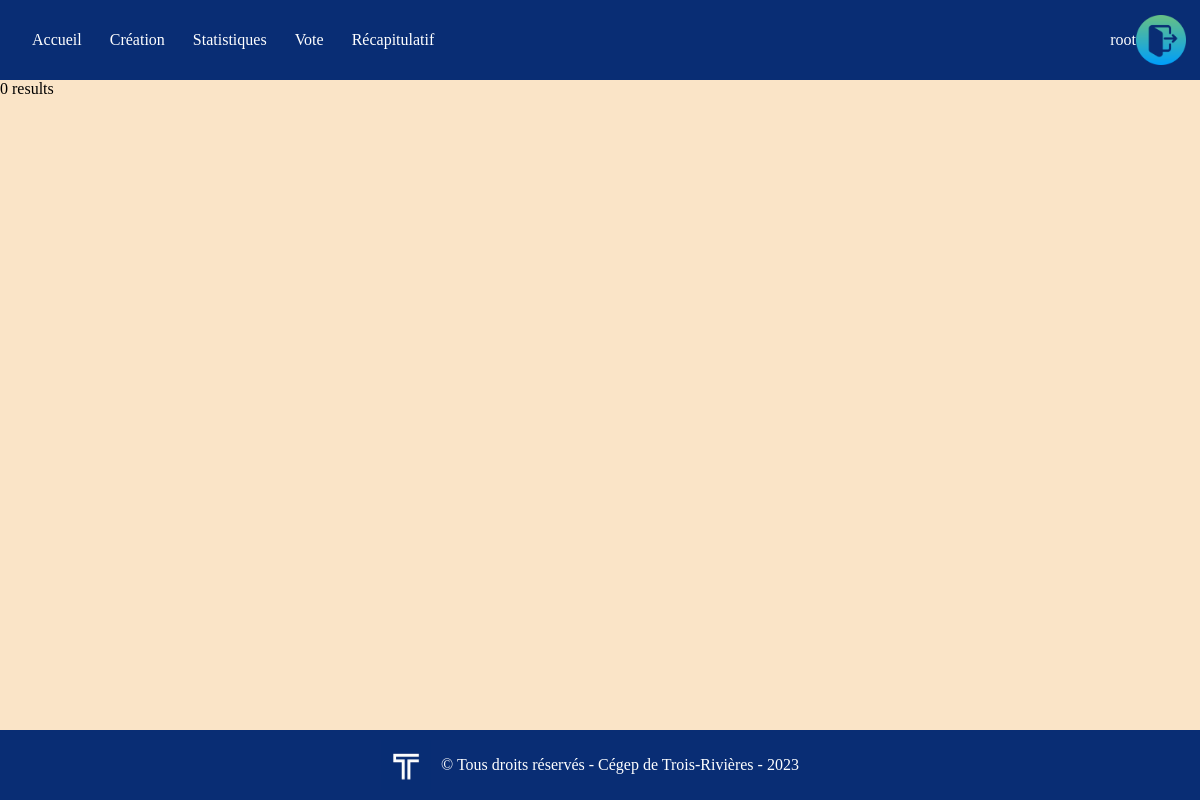
Before: /stat.php (signed in) with the older database file.
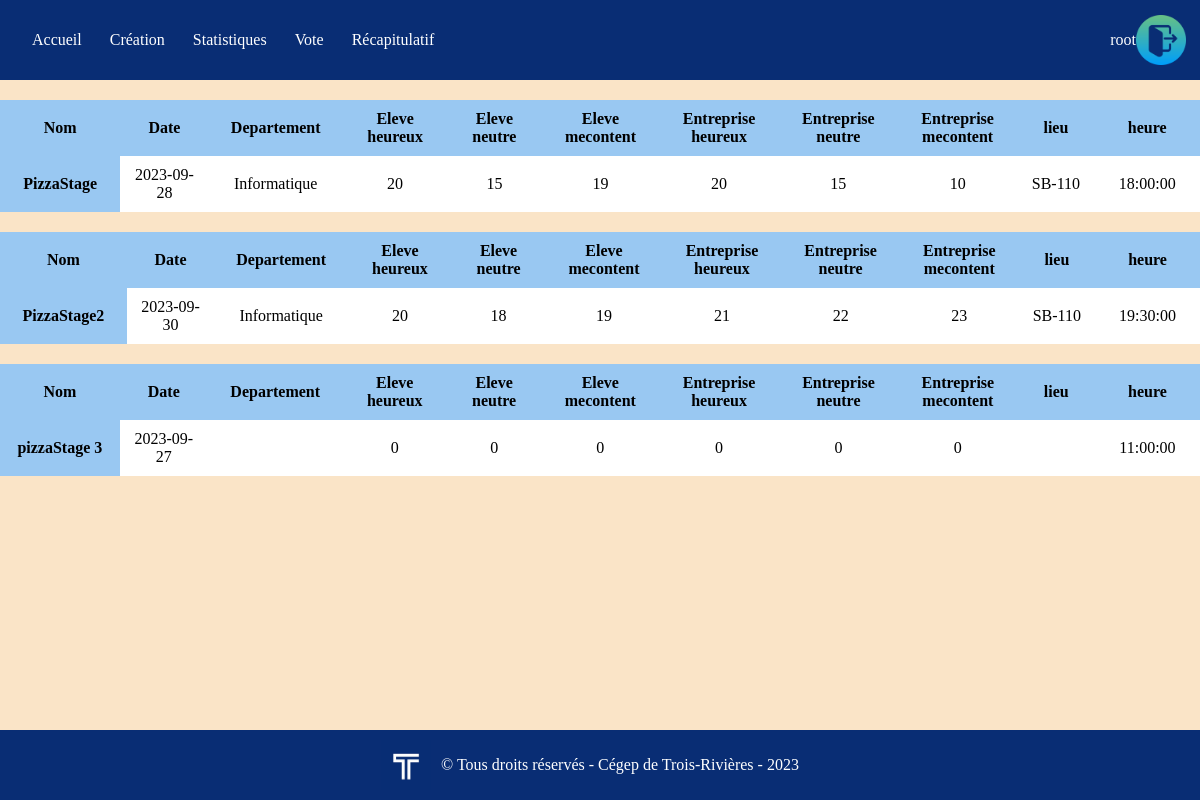
After: the same page with the newer database file.
### tables this page shows
CREATE TABLE IF NOT EXISTS `usager` (
`id` int(11) NOT NULL,
  `user` varchar(50) NOT NULL,
  `password` varchar(1000) NOT NULL
);

CREATE TABLE IF NOT EXISTS `evenement` (
`id` int(11) NOT NULL,
  `nom` varchar(120) NOT NULL,
  `date` date NOT NULL,
  `departement` varchar(120) NOT NULL,
  `heureuxEleve` int(11) NOT NULL,
  `moyenHeureuxEleve` int(11) NOT NULL,
  `pasHeureuxEleve` int(11) NOT NULL,
  `heureuxEntreprise` int(11) NOT NULL,
  `moyenHeureuxEntreprise` int(11) NOT NULL,
  `pasHeureuxEntreprise` int(11) NOT NULL,
  `lieu` varchar(250) NOT NULL,
  `Heure` time NOT NULL
);

### stat.php (the view, shortened to what this page needs)
<!DOCTYPE html>
<html lang="en">
<head>
    <link rel="stylesheet"  href="css/style.css">
</head>
<body class="bodyStat">
    <?php
     $servername="localhost";
     $username="root";
     $password="root";
     $db="intra";
     $conn = new mysqli($servername,$username,$password,$db);
     $conn->query("SET NAMES utf8");
    $sql = "SELECT user FROM usager";
    $result = $conn->query($sql);
    if($result ->num_rows>0){
        while($row=$result->fetch_assoc()){
            ?>
<nav id='menu'>
  <ul>
    <li><a href='http://localhost/intra/index.php'>Accueil</a></li>
    <li><a href='http://localhost/intra/creation.php'>Création</a></li>
    <li><a href='http://localhost/intra/stat.php'>Statistiques</a></li>
    <li><a href='http://localhost/intra/vote.php'>Vote</a></li>
    <li><a  href='http://localhost/intra/recap.php'>Récapitulatif</a>
    </li>
    <li><a class="decoContent" href='http://localhost/intra/deco.php'> <?php echo $row["user"]?>  <img src="img\se-deconnecter.png"  class="decoIcon"alt="Deco"> </a></li>
  </ul>
</nav>
<?php
   }
}else{
    echo "0 results";
}
?>
<?php
 $conn = new mysqli($servername,$username,$password,$db);
 $conn->query("SET NAMES utf8");
 $sql = "SELECT nom,date,departement,heureuxEleve,moyenHeureuxEleve,pasHeureuxEleve,heureuxEntreprise,moyenHeureuxEntreprise,pasHeureuxEntreprise,lieu,heure FROM evenement";
 $result = $conn->query($sql);
 if($result ->num_rows>0){
     while($row=$result->fetch_assoc()){
         ?>
           <table class="table " style="" >
<thead>
 <tr >
   <th scope="col" >Nom </th>
   <th scope="col">Date </th>
   <th scope="col">Departement </th>
   <th scope="col">Eleve heureux </th>
   <th scope="col">Eleve neutre </th>
   <th scope="col" >Eleve mecontent </th>
   <th scope="col">Entreprise heureux </th>
   <th scope="col">Entreprise neutre </th>
   <th scope="col">Entreprise mecontent </th>
   <th scope="col">lieu </th>
   <th scope="col">heure </th>
 </tr>
</thead>
<tbody>
 <tr>
   <th scope="row"><?php echo $row["nom"]?></th>
   <td><?php echo $row["date"]?></td>
   <td><?php echo $row["departement"]?></td>
   <td><?php echo $row["heureuxEleve"]?></td>
   <td><?php echo $row["moyenHeureuxEleve"]?></td>
   <td><?php echo $row["pasHeureuxEleve"]?></td>
   <td><?php echo $row["heureuxEntreprise"]?></td>
   <td><?php echo $row["moyenHeureuxEntreprise"]?></td>
   <td><?php echo $row["pasHeureuxEntreprise"]?></td>
   <td><?php echo $row["lieu"]?></td>
   <td><?php echo $row["heure"]?></td>
 </tr>
</tbody>
</table>
<?php
     }
 }else{
     echo "0 results";
 }
 ?>
    <div class="footerStat">
    <div class="footerContent">
        <img src="img/logocegep.jpg" class="logocegepFooter" alt="logocegep">
        <p>© Tous droits réservés - Cégep de Trois-Rivières - 2023</p>
    </div>
</div>
</body>
</html>

### css/style.css (style rules this page uses)
.bodyStat { background:#FAE4C7; margin: 0; width: 100%; }
.table { width: 100%; border-collapse: collapse; margin-top: 20px; background-color: #fff; }
.table th { background-color: #99C8F2; padding: 10px; text-align: center; width: 300px; max-width: 40%; }
.table td { padding: 10px; text-align: center; }
.footerContent { display: flex; justify-content: center; align-items: center; }
.logocegepFooter { width: 50px; max-width: 10%; margin-right: 10px; }
p { margin: 0; white-space: nowrap; }
.footerStat { background-color: #092d74; padding: 10px; text-align: center; color: white; position: absolute; bottom: 0; right: 0; width: 100%; }
#menu { background: #092D74; color: #FFF; height: 80px; padding-left: 18px; border-radius: 0px; }
#menu ul, #menu li { margin: 0 auto; padding: 0; list-style: none }
#menu ul { width: 100%; }
#menu li { float: left; display: inline; position: relative; }
#menu a { display: block; line-height: 80px; padding: 0 14px; text-decoration: none; color: #FFFFFF; font-size: 16px; }
#menu li:last-child { float: right; }
#menu li:last-child a { float: right; display: flex; justify-content: center; align-items: center; }
.decoIcon { width: 50px; max-width: 100%; }

Changed rows visible on the page:
added evenement: nom "PizzaStage", date "2023-09-28", departement "Informatique", heureuxEleve "20", moyenHeureuxEleve "15", pasHeureuxEleve "19", heureuxEntreprise "20", moyenHeureuxEntreprise "15", pasHeureuxEntreprise "10", lieu "SB-110", Heure "18:00:00"
added evenement: nom "PizzaStage2", date "2023-09-30", departement "Informatique", heureuxEleve "20", moyenHeureuxEleve "18", pasHeureuxEleve "19", heureuxEntreprise "21", moyenHeureuxEntreprise "22", pasHeureuxEntreprise "23", lieu "SB-110", Heure "19:30:00"
added evenement: nom "pizzaStage 3", date "2023-09-27", heureuxEleve "0", moyenHeureuxEleve "0", pasHeureuxEleve "0", heureuxEntreprise "0", moyenHeureuxEntreprise "0", pasHeureuxEntreprise "0", Heure "11:00:00"
Other visible differences:
text no longer shown: "0 results"
